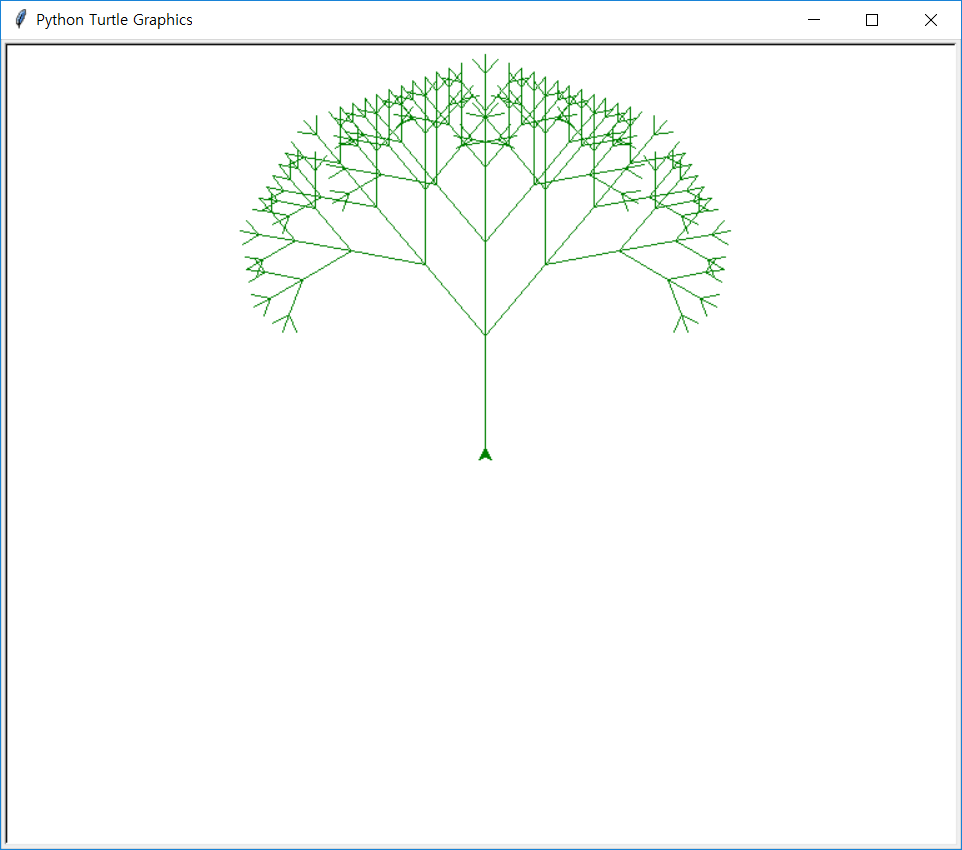

Here is the Python script that generated this plot:
import turtle

def tree(length):
    if length > 5:
        t.forward(length)
        t.right(40)
        tree(length-15)
        t.left(80)
        tree(length-15)
        t.right(40)
        tree(length-15)
        t.backward(length)

t = turtle.Turtle()
t.left(90)

t.color("green")
t.speed(10)
tree(90)
